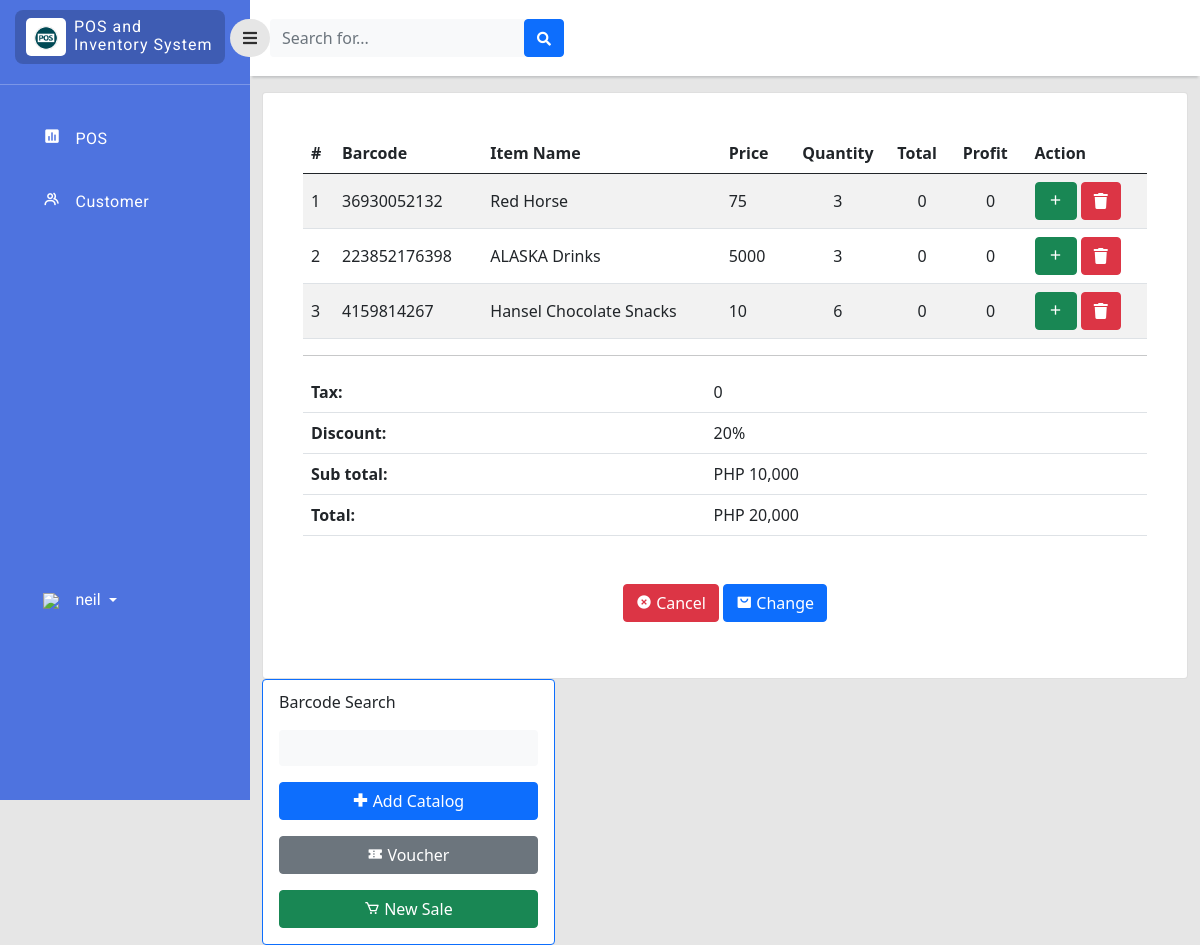
Before: /cashier/dashboard.php (signed in) with the older database file.
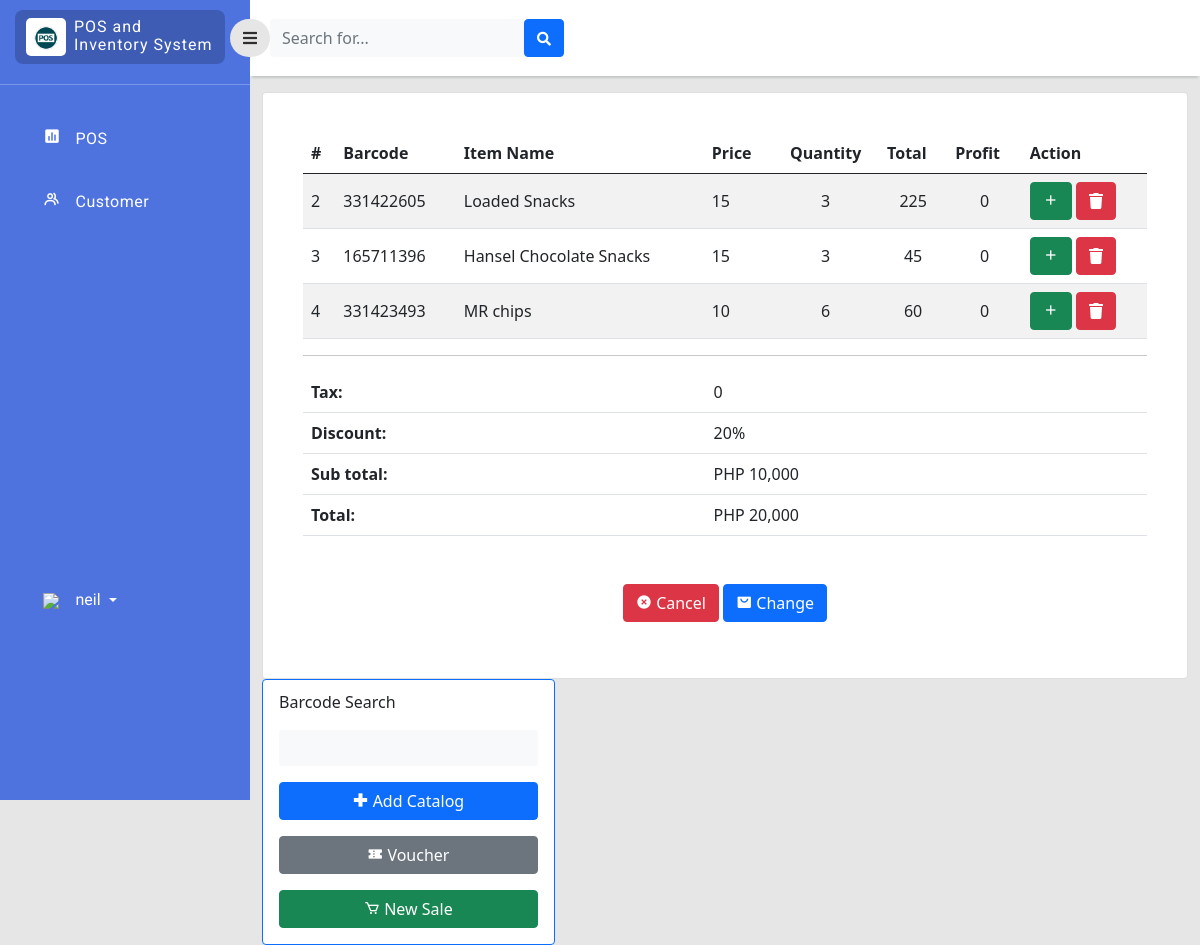
After: the same page with the newer database file.
### tables this page shows
CREATE TABLE `sales` (
  `sales_id` int(11) NOT NULL,
  `item_id` bigint(11) NOT NULL,
  `bar_code` varchar(255) NOT NULL,
  `item_name` varchar(255) NOT NULL,
  `sales_price` double NOT NULL,
  `Profit` double NOT NULL,
  `sales_quantity` double NOT NULL,
  `Total` double NOT NULL
);

CREATE TABLE `inventory` (
  `item_id` bigint(11) NOT NULL,
  `bar_code` bigint(11) NOT NULL,
  `item_name` varchar(255) NOT NULL,
  `quantity` int(11) NOT NULL,
  `price` double NOT NULL,
  `profit` double NOT NULL,
  `on_hand` int(11) NOT NULL,
  `category_id` int(11) NOT NULL,
  `supplier_id` int(11) NOT NULL,
  `stock_in` date NOT NULL,
  `date_expired` date NOT NULL
);

### cashier/dashboard.php (the view, shortened to what this page needs)
<?php
include '../php/connection.php';
?>
<!doctype html>
<html lang="en">
  <head>
    <link href="https://cdn.jsdelivr.net/npm/bootstrap@5.0.2/dist/css/bootstrap.min.css" rel="stylesheet"
>
    <link rel="stylesheet" type="text/css" href="../style/dash.css">
    <link
      href="https://cdnjs.cloudflare.com/ajax/libs/font-awesome/5.15.1/css/all.min.css"
      rel="stylesheet"
    />
    <link href='https://unpkg.com/boxicons@2.1.2/css/boxicons.min.css' rel='stylesheet'>
    </head>
    <body>
    <div class="page">
        <div class="sidebar">
            <div class="sidebar-header">
                <div class="sidebar-logo-container">
                    <div class="logo-container">
                        <img class="logo-sidebar" src="../image/logo.png" />
                    </div>
                    <div class="sys-name-container mt-2">
                        <p class="sys-name">
                            POS and <br>
                            <span class="brand-subname">
                            Inventory System
                            </span>
                        </p>
                    </div>
                </div>
            </div>
             <hr style="color:rgb(255, 255, 255);margin-top:10px;">
            <div class="sidebar-body">
                <ul class="navigation-list">
                    <li class="navigation-list-item">
                        <a class="navigation-link" href="dashboard.php">
                            <div class="row">
                                <div class="col-2">
                                    <i class='bx bxs-bar-chart-square' ></i>
                                </div>
                                <div class="col-9">
                                    POS
                                </div>
                            </div>
                        </a>
                    </li>
                    <li class="navigation-list-item">
                        <a class="navigation-link" href="customer.php">
                            <div class="row">
                                <div class="col-2">
                                    <i class='bx bx-group'></i>
                                </div>
                                <div class="col-9">
                                    Customer
                                </div>
                            </div>
                        </a>
                    </li>
                   <li class="navigation-list-item" style="margin-top: 350px;">
                        <div class="dropdown pb-1">
                            <a href="#" class="d-flex align-items-center text-white text-decoration-none dropdown-toggle" id="dropdownUser1" data-bs-toggle="dropdown" aria-expanded="false">
                                <div class="col-2">
                                    <img src="../image/user_35px.png" />
                                </div>
                                <span class="d-none d-sm-inline mx-1"><?php echo $_SESSION["username"];  ?></span>
                            </a>
                        </div>
                    </li>
                </ul>
            </div>
        </div>
        <div class="content">
            <div class="navigationBar">
                <button id="sidebarToggle" class="btn sidebarToggle">
                    <i class="fas fa-bars"></i>
                </button>
                <form class="d-none d-sm-inline-block form-inline mr-auto ml-md-3 my-2 my-md-0 mw-100 navbar-search">
                    <div class="input-group">
                        <input type="text" class="form-control bg-light border-0 small" placeholder="Search for..."aria-label="Search" aria-describedby="basic-addon2">
                        <div class="input-group-append">
                            <button class="btn btn-primary" type="button">
                                <i class="fas fa-search fa-sm"></i>
                            </button>
                        </div>
                    </div>
                </form>
            </div>
            <div class="container-fluid">
                    <div class="row">
                        <div class="col ">
                            <div class="card" >
                                <div class="card-body rounded-3 m-4 table-responsive-sm">
                                    <table class="table table-striped align-middle">
                                        <thead>
                                            <tr>
                                                 <th scope="col">#</th>
                                                <th scope="col">Barcode</th>
                                                <th scope="col">Item Name</th>
                                                <th scope="col">Price</th>
                                                <th scope="col" style="text-align: center">Quantity</th>
                                                <th scope="col">Total</th>
                                                <th scope="col">Profit</th>
                                                <th scope="col">Action</th>
                                            </tr>
                                        </thead>
                                        <tbody>
                                            <?php
                                            $query_run = mysqli_query($con,"SELECT * FROM sales,inventory WHERE(sales.item_id=inventory.item_id)");
                                            $sql_run = mysqli_query($con,"SELECT * FROM sales");
                                            while ($rows=mysqli_fetch_assoc($query_run) AND $dow=mysqli_fetch_assoc($sql_run)) { ?>
                                            <tr>
                                                <td><?php echo $rows['sales_id'];  ?></td>
                                                <TD><?php echo $rows['bar_code'];  ?></TD>
                                                <TD><?php echo $rows['item_name'];  ?></TD>
                                                <TD><?php echo $rows['price'];  ?></TD>
                                                <TD style="text-align:center"><?php echo $dow['sales_quantity'];  ?></TD>
                                                 <TD style="text-align:center"><?php echo $dow['Total'];  ?></TD>
                                                 <TD style="text-align:center"><?php echo $dow['Profit'];  ?></TD>
                                                 <TD>
                                                    <button class="btn btn-success quantitybtn " data-dir="up" data-bs-toggle="modal" >
                                                        <i class='bx bx-plus'></i>
                                                    </button>
                                                    <button class="btn btn-danger deletebtn" data-toggle="modal" type="button"><i class="fas fa-trash" data-toggle="tooltip" title="edit"></i></button>
                                                </TD>
                                            </tr>
                                        <?php }?>
                                        </tbody>
                                    </table>
                                    <hr>
                                    <table class="table table-striped align-middle" >
                                        <thead>
                                             <tr>
                                                <th>Tax:</th>
                                                <td>0</td>
                                            </tr>
                                            <tr>
                                                <th>Discount:</th>
                                                <td>20%</td>
                                            </tr>
                                            <tr>
                                                <th>Sub total:</th>
                                                <td>PHP 10,000</td>
                                            </tr>
                                            <tr>
                                                <th>Total:</th>
                                                <td>PHP 20,000</td>
                                            </tr>
                                        </thead>
                                    </table>
                                    <form class="text-center mt-5">
                                        <button class="btn btn-danger mb-3" type="button">
                                            <i class='bx bxs-x-circle'></i> Cancel
                                        </button>
                                        <button class="btn btn-primary mb-3" type="button">
                                            <i class='bx bxs-shopping-bag-alt' ></i> Change
                                        </button>
                                    </form>
                                </div>
                            </div>
                        </div>
                        <div class="col-12 col-md-5 col-lg-4">
                            <div class="card border-primary ps-3 pe-3">
                                <form class="d-none d-sm-inline-block form-inline mr-auto ml-md-3 my-2 my-md-0 mw-100 navbar-search " action="postransac.php" method="POST">
                                    <p style="margin-top: 10px;">Barcode Search</p>
                                    <input type="text" class="form-control bg-light border-0 small mb-3" name="bar_code">
                                    <button class="btn btn-primary w-100 mb-3" type="submit" name="create">
                                        <i class='bx bx-plus-medical'></i> Add Catalog
                                    </button>
                                    <button class="btn btn-secondary w-100 mb-3" type="button">
                                        <i class='bx bxs-coupon'></i> Voucher
                                    </button>
                                    <button class="btn btn-success w-100 mb-3" type="button">
                                        <i class='bx bx-cart' ></i> New Sale
                                    </button>
                                </form>
                            </div>
                        </div>
                </div>
            </div>
        </div>
     </div>
</body>
</html>

### style/dash.css (style rules this page uses)
body { background-color: #e6e6e6; }
.page .sidebar { background: rgb(78, 115, 223); position: fixed; top: 0; left: 0; width: 250px; height: 100vh; overflow-y: auto; overflow-x: hidden; transition: all 0.3s ease; }
.page .content { margin-left: 250px; transition: all 0.3s ease; }
.navigationBar { background-color: white; height: 50px; display: flex; padding: 38px 0px; align-items: center; box-shadow: 0 4px 2px -2px #c5c6c7; }
.sidebarToggle { font-size: 16px; color: rgb(0, 0, 0, 0.8); margin-left: -20px; z-index: 999; border-radius: 50px; background-color: #e6e6e6; transition: all 0.3s ease; outline: none!important; box-shadow: none!important; }
.sidebar-header { padding: 10px 25px 10px 15px; }
.sidebar-logo-container { background-color: rgb(0, 0, 0, 0.2); border-radius: 8px; padding-left: 3px; display: flex; }
.logo-container { max-width: 40px; background-color: #fff; border-radius: 5px; margin: 8px; padding: 6px 8px; }
.logo-sidebar { width: 100%; height: auto; }
.sys-name { color: white; margin: 0px; line-height: 1.1rem; font-size: 16px; letter-spacing: 1px; font-family: 'Roboto', sans-serif; }
.navigation-list { list-style-type:none; padding: 0px 18px; margin-top: 30px; }
.navigation-list-item { padding: 12px 18px 12px 25px; margin: 15px 0px; border-radius: 8px; }
.navigation-link { color: #fff; letter-spacing: 0.5px; font-weight: 400; text-decoration: none; font-size: 16px; font-family: 'Roboto', sans-serif; }
.navigation-link i { font-size: 18px; color: #fff; }
.navigation-list-item .dropdown span { text-decoration: none; font-size: 16px; font-family: 'Roboto', sans-serif; }

Changed rows visible on the page:
removed sales: sales_id "1", item.bar_code "36930052132", item.item_name "Red Horse", item.price "75", sales_quantity "3", Total "0", Profit "0"
changed sales id 2: item.bar_code "223852176398" → "331422605"; item.item_name "ALASKA Drinks" → "Loaded Snacks"; item.price "5000" → "15"; Total "0" → "225"
changed sales "Hansel Chocolate Snacks": item.bar_code "4159814267" → "165711396"; item.price "10" → "15"; sales_quantity "6" → "3"; Total "0" → "45"
added sales: sales_id "4", item.bar_code "331423493", item.item_name "MR chips", item.price "10", sales_quantity "6", Total "60", Profit "0"
